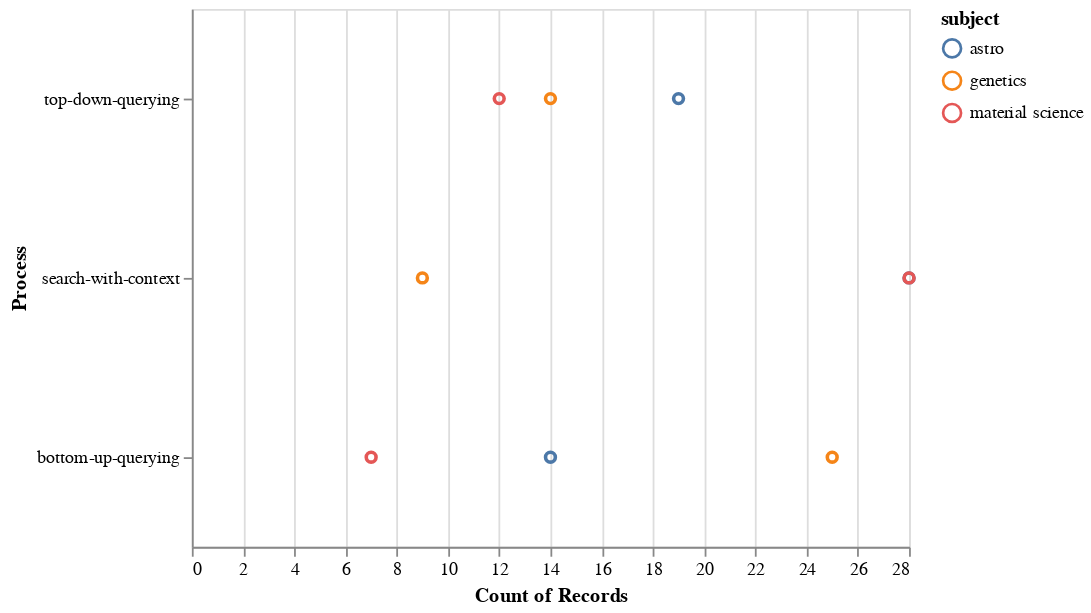

The code cell stored with this chart in its notebook:
### Markdown cell above
PageRank for individual use graph is unreliable because there aren't a whole lot of nodes and edges, so the scores gets inflated to really high. For example, G1 has a really high top-down , but in fact it only has 1 raw count for top down and 7 for bottom-up. I think self-directed edges doesn't really make sense for PageRank.

### Code cell
alt.Chart(df_process[df_process["Process"]!="BR"]).mark_point().encode(
    alt.Y("Process",sort=[td,sc,bu]),
    alt.X("t",aggregate="count"),
    alt.Color("subject")
)

### Figure 1 — Vega-Lite specification as saved in the notebook (floating-point values rounded to 4 significant figures; data arrays with more than 128 entries replaced by an {"elided": "..."} marker saying what was removed)
{"$schema": "https://vega.github.io/schema/vega-lite/v2.6.0.json", "config": {"view": {"height": 300, "width": 400}}, "data": {"name": "data-6e8473abf8c8fb44a5b04a286069ea0b"}, "datasets": {"data-6e8473abf8c8fb44a5b04a286069ea0b": {"elided": "156 records"}}, "encoding": {"color": {"field": "subject", "type": "nominal"}, "x": {"aggregate": "count", "field": "t", "type": "quantitative"}, "y": {"field": "Process", "sort": ["top-down-querying", "search-with-context", "bottom-up-querying"], "type": "nominal"}}, "mark": "point"}
